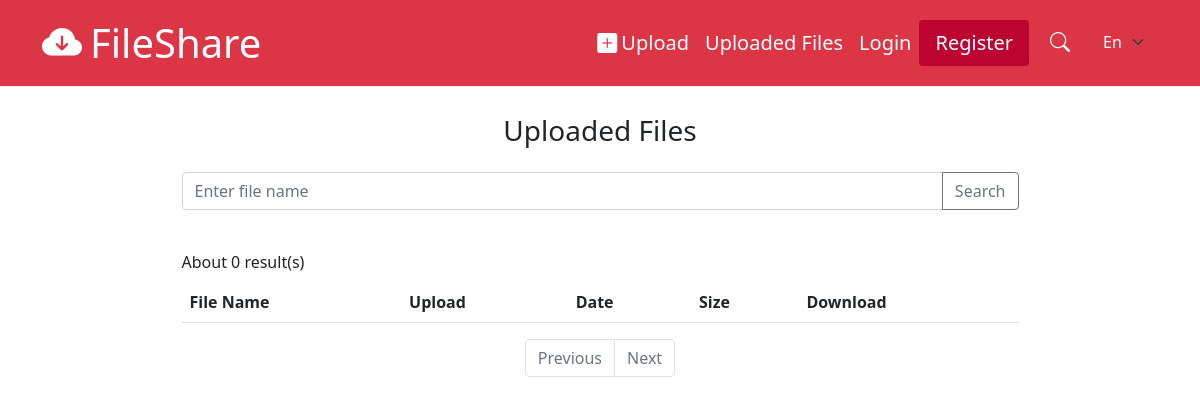
/files/all, run on an earlier commit of the app's database.
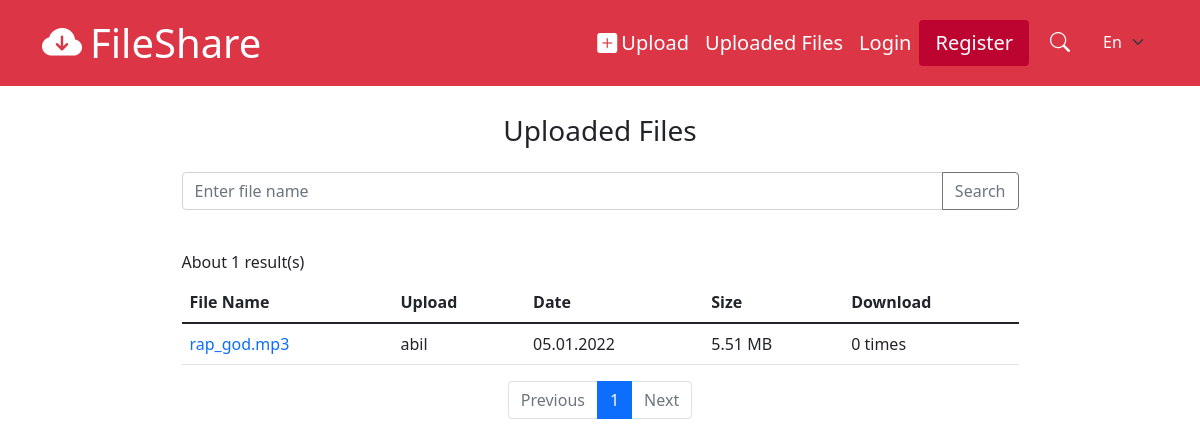
And on a later commit of the database.
### tables this page shows
CREATE TABLE `fileinfo` (
  `id` int(11) NOT NULL,
  `file_id` int(11) NOT NULL,
  `storage_id` int(11) DEFAULT NULL,
  `download_count` int(11) NOT NULL DEFAULT 0,
  `status` int(11) NOT NULL DEFAULT 0,
  `old_status` int(11) DEFAULT NULL,
  `password` varchar(255) DEFAULT NULL,
  `description` varchar(255) DEFAULT NULL
);

CREATE TABLE `file` (
  `id` int(11) NOT NULL,
  `name` varchar(255) NOT NULL,
  `path` varchar(255) NOT NULL,
  `size` varchar(255) NOT NULL,
  `created_at` datetime NOT NULL DEFAULT current_timestamp(),
  `type` varchar(255) NOT NULL
);

CREATE TABLE `user` (
  `id` int(11) NOT NULL,
  `name` varchar(255) NOT NULL,
  `username` varchar(255) NOT NULL,
  `email` varchar(255) NOT NULL,
  `password` varchar(255) NOT NULL,
  `birthdate` datetime DEFAULT NULL,
  `gender` int(11) DEFAULT NULL,
  `created_at` datetime NOT NULL DEFAULT current_timestamp(),
  `status` int(11) NOT NULL
);

### app/controllers/Files.php (called while the page is built, shortened)
<?php
    class Files extends Controller{
        private FileInfo $fileInfoModel;
        public function __construct()
        {
            $this->fileInfoModel = $this->model('FileInfo');
        }
        public function all($pageNo = 1){
            if($_SERVER['REQUEST_METHOD'] == 'POST'){
                $_POST = filter_input_array(INPUT_POST, FILTER_SANITIZE_STRING);
                $start = ($pageNo - 1) * 10;
                $result = $this->fileInfoModel->getFileInfosByName($_POST['search'], [$start, $start + 10], FileHelper::FILE_ATTR_PUBLIC);
                $idArr = ModelHelper::getAllUserFileId($result['files']);
                if(count($idArr) > 0){
                    $detailedResult = $this->fileInfoModel->getAllFileInfoUserDetailById($idArr);
                    $result['files'] = ModelHelper::mergeFileInfoArr($result['files'], $detailedResult);
                }
                $result['search'] = $_POST['search'];
            }else{
                $start = ($pageNo - 1) * 10;
                $result = $this->fileInfoModel->getFileInfosByMode([$start, $start + 10], FileHelper::FILE_ATTR_PUBLIC);
                $idArr = ModelHelper::getAllUserFileId($result['files']);
                if(count($idArr) > 0){
                    $detailedResult = $this->fileInfoModel->getAllFileInfoUserDetailById($idArr);
                    $result['files'] = ModelHelper::mergeFileInfoArr($result['files'], $detailedResult);
                }
            }
            $result['page_no'] = $pageNo;
            $this->view('files/all', $result);
        }
    }

### app/libraries/Core.php (called while the page is built, shortened)
<?php
    class Core{
        protected $currentMethod = 'index';
        protected $params = [];
        public function __construct()
        {
            $url = $this->getUrl();
            if(isset($url[0]) && file_exists('../app/controllers/' . $url[0] . '.php')){
                unset($url[0]);
            }
            $this->currentController = new $this->currentController;
            if(isset($url[1])){
                if(method_exists($this->currentController, $url[1])){
                    $this->currentMethod = $url[1];
                    unset($url[1]);
                }
                $this->params = $url ? array_values($url) : [];
            }
            call_user_func_array([ $this->currentController, $this->currentMethod ], $this->params);
        }
        public function getUrl(){
            if(isset($_GET['url'])){
                $url = rtrim($_GET['url'], '/');
                $url = filter_var($url, FILTER_SANITIZE_URL);
                $url = explode('/', $url);
                return $url;
            }
        }
    }

### public/index.php (called while the page is built, shortened)
<?php
    new Core();

### app/helpers/session_helper.php (called while the page is built, shortened)
<?php
    function isLoggedIn(){
        return isset($_SESSION['user_id']);
    }
    function isAdminLoggedIn()
    {
        return isset($_SESSION['admin_id']);
    }

### app/libraries/Database.php (called while the page is built, shortened)
<?php
    class Database{
        private $dbh;
        private $stmt;
        public function __construct($host, $user, $pass, $dbname){
            $dsn = 'mysql:host=' . $host . ';dbname=' . $dbname;
            $options = [
                PDO::ATTR_PERSISTENT => true,
                PDO::ATTR_ERRMODE => PDO::ERRMODE_EXCEPTION,
                PDO::ATTR_DEFAULT_FETCH_MODE => PDO::FETCH_OBJ,
            ];
            try{
                $this->dbh = new PDO($dsn, $user, $pass, $options);
            }catch(PDOException $e){
                $this->error = $e->getMessage();
                echo $this->error;
            }
        }
        public function query($sql){
            $this->stmt = $this->dbh->prepare($sql);
        }
        public function bind($param, $value, $type = null){
            if(is_null($type)){
                switch(true){
                    case is_int($value):
                        $type = PDO::PARAM_INT;
                        break;
                }
            }
            $this->stmt->bindValue($param, $value, $type);
        }
        public function execute(){
            return $this->stmt->execute();
        }
        public function resultSet(){
            $this->execute();
            return $this->stmt->fetchAll();
        }
        public function single(){
            $this->execute();
            return $this->stmt->fetch();
        }
        public function rowCount(){
            return $this->stmt->rowCount();
        }
    }

### app/models/FileInfo.php (called while the page is built, shortened)
<?php
    class FileInfo extends Model{
        public function getFileInfosByMode(array $range, int $mode){
            $range[1] -= $range[0];
            $this->db->query("SELECT COUNT(*) as file_count FROM `fileinfo` WHERE `fileinfo`.`status` = :status");
            $this->db->bind(':status', $mode);
            $this->db->execute();
            $totalFile = $this->db->single()->file_count;
            $sql = "SELECT *, `file`.`created_at` as `file_created_at`,
                            `file`.`name` as `file_name`,
                            `fileinfo`.`id` as `fileinfo_id`,
                            `file`.`id` as `file_id` FROM `fileinfo`
                            INNER JOIN `file` ON `fileinfo`.`file_id` = `file`.`id`
                            WHERE `fileinfo`.`status` = :status ORDER BY `file`.`created_at`
                            DESC LIMIT :start, :count";
            $this->db->query($sql);
            $this->db->bind(':status', $mode);
            $this->db->bind(':start', $range[0]);
            $this->db->bind(':count', $range[1]);
            $this->db->execute();
            $dataSet = $this->db->resultSet();
            $pageCount = 0;
            if($this->db->rowCount() != 0)
            {
                $pageCount = ceil($totalFile / $range[1]);
            }
            return [
                'files' => $dataSet,
                'total_count' => $totalFile,
                'page_count' => $pageCount
            ];
        }
        public function getAllFileInfoUserDetailById($fileInfoIdArr){
            $sql = "SELECT *, `file`.`created_at` AS `file_created_at`,
                                         `file`.`name` AS `file_name`,
                                          `fileinfo`.`id` AS `fileinfo_id`,
                                          `fileinfo`.`status` as `fileinfo_status`,
                                          `file`.`id` AS `file_id` FROM `fileinfo`
                                          INNER JOIN `file` ON `fileinfo`.`file_id` = `file`.`id`
                                          INNER JOIN `userstorage` ON `userstorage`.`id` = `fileinfo`.`storage_id`
                                        INNER JOIN `user` ON `userstorage`.`user_id` = `user`.`id` WHERE `fileinfo`.`id` IN (";
            $sql .= implode(",", $fileInfoIdArr) . ")";
            $this->db->query($sql);
            $this->db->execute();
            return $this->db->resultSet();
        }
    }

### app/libraries/Model.php (called while the page is built, shortened)
<?php
    class Model{
        public function __construct()
        {
            $this->db = new Database(DB_HOST, DB_USER, DB_PASS, DB_NAME);
        }
    }

### app/helpers/model_helper.php (called while the page is built, shortened)
<?php
    class ModelHelper{
        public static function getAllUserFileId($fileInfoArr){
            $idArr = [];
            foreach ($fileInfoArr as $fileInfo) {
                if(!is_null($fileInfo->storage_id)){
                    $idArr[] = $fileInfo->fileinfo_id;
                }
            }
            return $idArr;
        }
    }

### app/helpers/sizing_helper.php (called while the page is built)
<?php
    function formatBytes($bytes, $precision = 2) {
        $units = array('B', 'KB', 'MB', 'GB', 'TB');
        $bytes = max($bytes, 0);
        $pow = floor(($bytes ? log($bytes) : 0) / log(1024));
        $pow = min($pow, count($units) - 1);
        $bytes /= pow(1024, $pow);
        return round($bytes, $precision) . ' ' . $units[$pow];
    }

### app/views/files/all.php (the view)
<?php require_once APPROOT . '/views/partials/header.php'?>
    <div class="container">
        <div class="d-flex flex-column justify-content-center align-items-center w-75 mx-auto">
            <h1 class="fs-3 my-4">Uploaded Files</h1>
            <form method="POST" class="w-100">
                <div class="input-group mb-3">
                    <input type="text" class="form-control" name="search" placeholder="Enter file name" value="<?= isset($data['search']) ? $data['search'] : ''?>">
                    <button class="btn btn-outline-secondary" type="submit" id="button-addon2">Search</button>
                </div>
            </form>
            <p id="result-count" class="mt-4">About <?= $data['total_count'] ?> result(s)</p>
            <table class="table table-hover mt-2">
                <thead>
                    <tr>
                        <th>File Name</th>
                        <th>Upload</th>
                        <th>Date</th>
                        <th>Size</th>
                        <th>Download</th>
                    </tr>
                </thead>
                <tbody>
                    <?php foreach ($data['files'] as $file): ?>
                        <tr>
                            <td><a href="<?= URLROOT ?>/files/info/<?= $file->fileinfo_id ?>"><?= $file->file_name ?></a></td>
                            <td><?= property_exists($file, 'username') ? $file->username : 'Guest' ?></td>
                            <td><?= (new DateTime($file->file_created_at))->format('d.m.Y') ?></td>
                            <td><?= formatBytes($file->size) ?></td>
                            <td><?= $file->download_count ?> times</td>
                        </tr>
                    <?php endforeach; ?>
                </tbody>
            </table>
            <nav >
                <ul class="pagination">
                    <li class="page-item <?= $data['page_no'] == 1 ? 'disabled' : '' ?>">
                      <a class="page-link" href="<?= $data['page_no'] == 1 ? '#' : URLROOT . '/files/all/' . $data['page_no'] - 1 ?>">Previous</a>
                    </li>
                    <?php for($i = 1; $i <= $data['page_count']; $i++): ?>
                    <li class="page-item <?= $data['page_no'] == $i ? 'active' : '' ?>" aria-current="page">
                        <a class="page-link" href="<?= URLROOT . '/files/all/' . $i?>"><?= $i ?></a>
                    </li>
                    <?php endfor; ?>
                    <li class="page-item <?= $data['page_no'] == $data['page_count'] || $data['page_count'] == 0 ? 'disabled' : '' ?>">
                        <a class="page-link" href="<?= $data['page_no'] == $data['page_count'] ? '#' : URLROOT . '/files/all/' . $data['page_no'] + 1 ?>">Next</a>
                    </li>
                </ul>
            </nav>
        </div>
    </div>
<?php require_once APPROOT . '/views/partials/footer.php'?>

### app/libraries/Controller.php (shortened to what this page needs)
<?php
     class Controller{
        public function model($model){
            return new $model();
        }
        public function view($view, $data = []){
            $fileName = '../app/views/' . $view . '.php';
            if(file_exists($fileName)){
                require_once $fileName;
            }else{
                die('View does not exist');
            }
        }
     }

### app/views/partials/header.php (shortened to what this page needs)
<!DOCTYPE html>
<html lang="en">
<head>
    <link href="https://cdn.jsdelivr.net/npm/bootstrap@5.1.3/dist/css/bootstrap.min.css" rel="stylesheet">
    <link rel="stylesheet" href="https://cdn.jsdelivr.net/npm/bootstrap-icons@1.7.2/font/bootstrap-icons.css">
    <link rel="stylesheet" href="<?= URLROOT ?>/css/style.css">
</head>
<body>
    <?php
        if(isAdminLoggedIn()){
            require_once APPROOT . '/views/admins/partials/navbar.php';
        }else{
            require_once APPROOT . '/views/partials/navbar.php';
        }
    ?>

### app/views/partials/navbar.php (shortened to what this page needs)
<nav class="navbar navbar-expand-lg navbar-dark bg-danger fixed-top">
    <div class="container">
        <a href="<?= URLROOT ?>" class="navbar-brand fs-1">
            <i class="bi bi-cloud-arrow-down-fill me-2"></i><?= SITENAME ?>
        </a>
        <div class="collapse navbar-collapse text-center" id="navmenu">
            <ul class="navbar-nav ms-auto fs-5">
                <li class="nav-item">
                    <a href="<?= URLROOT ?>/files/upload" class="nav-link text-white">
                        <i class="bi bi-plus-square-fill m-1"></i>Upload
                    </a>
                </li>
                <li class="nav-item">
                    <a href="<?= URLROOT ?>/files/all" class="nav-link text-white">
                        Uploaded Files
                    </a>
                </li>
                <?php if(isLoggedIn()): ?>
                <li class="nav-item">
                    <a href="<?= URLROOT ?>/users/storage/<?= $_SESSION['user_storage_id']?>" class="nav-link text-white">
                        <?= $_SESSION['user_name'] ?>
                    </a>
                </li>
                <li class="nav-item">
                    <a href="<?= URLROOT ?>/users/logout" class="nav-link text-white">
                        Logout
                    </a>
                </li>
                <?php else: ?>
                <li class="nav-item">
                    <a href="<?= URLROOT ?>/users/login" class="nav-link text-white">
                        Login
                    </a>
                </li>
                <li class="nav-item">
                    <div class="bg-light-red rounded px-2">
                        <a href="<?= URLROOT ?>/users/register" class="nav-link text-white">
                            Register
                        </a>
                    </div>
                </li>
                <?php endif; ?>
                <li class="nav-item">
                    <button class="btn mx-2 text-white fs-5"><i class="bi bi-search"></i></button>
                </li>
                <li class="nav-item">
                    <select class="form-select bg-danger select-lang text-white mt-1 cursor-pointer">
                        <option value="1" selected>En</option>
                    </select>
                </li>
            </ul>
        </div>
    </div>
</nav>

### app/views/partials/footer.php (shortened to what this page needs)
</body>
</html>

### public/css/style.css (style rules this page uses)
a { text-decoration: none; }
.bg-light-red { background-color: #bd032f; }
.select-lang { border: 0; }
body, p { margin: 0; }
#result-count { align-self: start; }
body::before { display: block; height: 90px; content: ""; }
.cursor-pointer { cursor: pointer; }

What changed in the data, as far as the page shows it:
added fileinfo: file.name "rap_god.mp3", user.username "abil", file.created_at "05.01.2022", file.size "5.51 MB", download_count "0"
Also different on the page:
$data['total_count']: "0" → "1"
new list line: "1"
